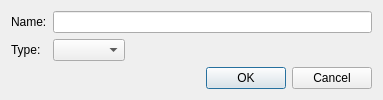
<?xml version="1.0" encoding="UTF-8"?>
<ui version="4.0">
 <class>AccountPropsDialog</class>
 <widget class="QDialog" name="AccountPropsDialog">
  <property name="geometry">
   <rect>
    <x>0</x>
    <y>0</y>
    <width>383</width>
    <height>95</height>
   </rect>
  </property>
  <property name="windowTitle">
   <string>Account properties</string>
  </property>
  <layout class="QFormLayout" name="formLayout">
   <property name="fieldGrowthPolicy">
    <enum>QFormLayout::ExpandingFieldsGrow</enum>
   </property>
   <item row="0" column="0">
    <widget class="QLabel" name="label">
     <property name="text">
      <string>Name:</string>
     </property>
    </widget>
   </item>
   <item row="1" column="0">
    <widget class="QLabel" name="label_2">
     <property name="text">
      <string>Type:</string>
     </property>
    </widget>
   </item>
   <item row="1" column="1">
    <widget class="QComboBox" name="AccType_"/>
   </item>
   <item row="2" column="0" colspan="2">
    <widget class="QDialogButtonBox" name="buttonBox">
     <property name="orientation">
      <enum>Qt::Horizontal</enum>
     </property>
     <property name="standardButtons">
      <set>QDialogButtonBox::Cancel|QDialogButtonBox::Ok</set>
     </property>
    </widget>
   </item>
   <item row="0" column="1">
    <widget class="QLineEdit" name="AccName_"/>
   </item>
  </layout>
 </widget>
 <resources/>
 <connections>
  <connection>
   <sender>buttonBox</sender>
   <signal>accepted()</signal>
   <receiver>AccountPropsDialog</receiver>
   <slot>accept()</slot>
   <hints>
    <hint type="sourcelabel">
     <x>248</x>
     <y>254</y>
    </hint>
    <hint type="destinationlabel">
     <x>157</x>
     <y>274</y>
    </hint>
   </hints>
  </connection>
  <connection>
   <sender>buttonBox</sender>
   <signal>rejected()</signal>
   <receiver>AccountPropsDialog</receiver>
   <slot>reject()</slot>
   <hints>
    <hint type="sourcelabel">
     <x>316</x>
     <y>260</y>
    </hint>
    <hint type="destinationlabel">
     <x>286</x>
     <y>274</y>
    </hint>
   </hints>
  </connection>
 </connections>
</ui>
